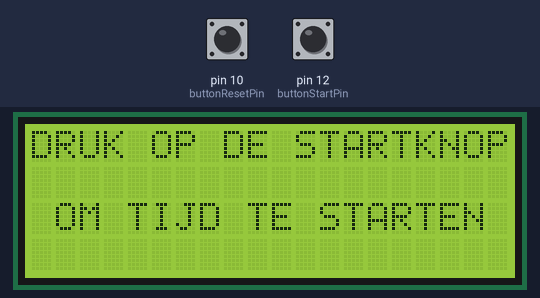
Simulated run of this sketch. Board: Arduino Uno, built with avr-gcc and run on an emulated ATmega328P. On the bench: 20×4 character LCD. The inputs (shaded band) are chosen by the test bench; at power-on: pin 12 (buttonStartPin) LOW, pin 10 (buttonResetPin) LOW.

Above: at 1.2 s.
1.3 s: pin 12 (buttonStartPin) pulled HIGH for 0.15 s
At 1.65 s:
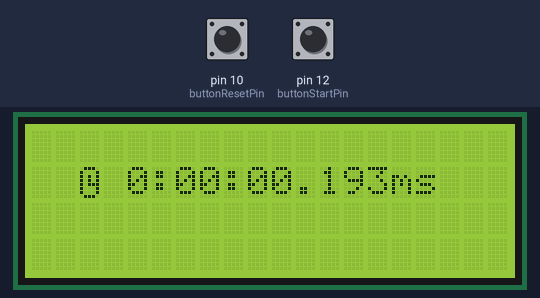
2.0 s: pin 12 (buttonStartPin) pulled HIGH for 1 s
At 3.1 s:
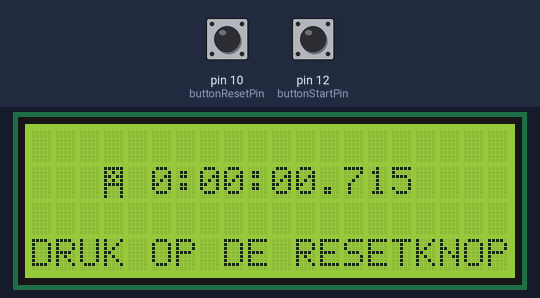
4.5 s: pin 10 (buttonResetPin) pulled HIGH for 0.15 s
At 5.6 s:
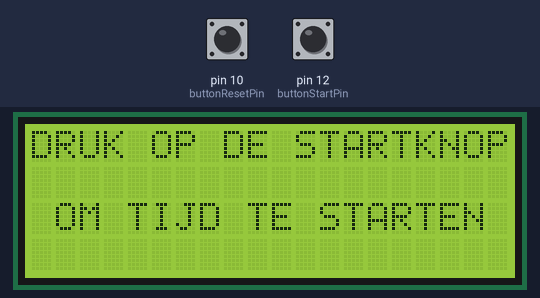
6.3 s: pin 12 (buttonStartPin) driven HIGH
At 6.92 s:
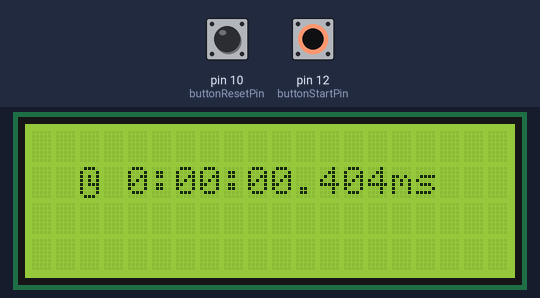
9.3 s: pin 10 (buttonResetPin) pulled HIGH for 1 s
At 10.68 s:
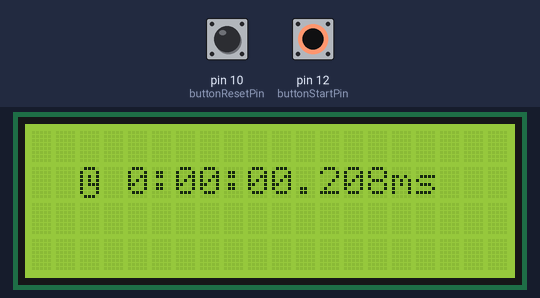
Timing chart, 0 to 11.9 s (numbered marks = the images above; inputs shaded):
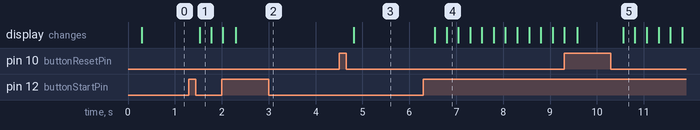

Measured:
- after the input at 1.3 s, the display: changes after 0.23 s (image 1)
- after the input at 2.0 s, the display: first differs from a run without the input after 0.30 s (image 2)
- after the input at 4.5 s, the display: changes after 0.31 s (image 3)
- after the input at 6.3 s, the display: first changes after 0.25 s (image 4 shows a later state)
- after the input at 9.3 s, the display: first differs from a run without the input after 0.28 s (image 5 shows a later state)

The sketch:

stopwatch-deel-3.ino
```cpp
/*
   Bas on Tech - Arduino tutorial
   https://arduino-lessen.nl

   PIN AANSLUITINGEN LCD

   SDA is serial data
   SCL is serial clock

   GND --> GND (wit)
   VCC --> 5V  (grijs)
   SDA --> A4  (rood)
   SCL --> A5  (blauw)

   I2C aansluitingen per Arduino:
   Uno, Ethernet    A4 (SDA), A5 (SCL)
   Mega2560         20 (SDA), 21 (SCL)
   Leonardo          2 (SDA),  3 (SCL)
   Due              20 (SDA), 21 (SCL) of SDA1, SCL1

*/

//// ALGEMEEN ////

// Variabele voor het aantal milliseconden sinds de Arduino is gestart
unsigned long currentMillis = 0;

//// LCD SCHERM ////

// Bibliotheek voor communicatie met I2C / TWI apparaten
#include <Wire.h>

// Bibliotheek voor het LCD scherm
#include <LiquidCrystal_I2C.h>

/*
   Stel hier in welke chip en foromaat LCD je hebt
   Gebruik 0x27 als je chip PCF8574 hebt van NXP
   Gebruik 0x3F als je chip PCF8574A hebt van Ti (Texas Instruments)
   De laatste twee getallen geven het formaat van je LCD aan
   bijvoorbeeld 20x4 of 16x2
*/
LiquidCrystal_I2C lcd(0x27, 20, 4);
//LiquidCrystal_I2C lcd(0x3F, 16, 2);

const int LCDWidth = 20;
const int LCDHeight = 4;

/*
   Deze iconen zijn online gemaakt met de LCD symbool generator op:
   https://maxpromer.github.io/LCD-Character-Creator/
*/
const byte clockIcon[] = {
  0x0E,
  0x11,
  0x15,
  0x15,
  0x17,
  0x11,
  0x11,
  0x0E
};

const byte finishFlagIcon[] = {
  0x1F,
  0x15,
  0x1B,
  0x15,
  0x1F,
  0x11,
  0x11,
  0x11
};

const int intervalLCD = 250;                // update het LCD scherm elke 250ms
unsigned long previousMillisLCD = 0;        // tijdstip in milliseconden van vorige LCD update

//// DRUKKNOPPEN ////
const int intervalButtonRead = 100;         // tijd in milliseconden tussen het uitlezen van de drukknop
unsigned long previousMillisButton = 0;     // tijdstip in milliseconden van vorig uitleesmoment van drukknop

const int buttonStartPin = 12;              // start/stop knop pin
int buttonStartState = LOW;                 // staat van de start/stop knop
int buttonStartStatePrevious = LOW;         // vorige staat van start/stop knop

const int buttonResetPin = 10;              // reset knop pin
int buttonResetState = LOW;                 // staat van de reset knop
int buttonResetStatePrevious = LOW;         // vorige staat van reset knop

bool redrawLCD = true;                      // geeft aan of het scherm moet worden bijgewerkt


//// STOPWATCH ////
bool stopWatchActive = false;                 // geeft aan of de stopwacht loopt
unsigned long stopWatchMillis = 0;          // tijdstip in milliseconden waarop stopwatch begon te lopen
unsigned long stopWatchTimeElapsed = 0;     // verstreken tijd in milliseconden sinds stopwatch begon te lopen

// Start de stopwatch
void stopWatchStart() {
  stopWatchMillis = currentMillis;
  stopWatchActive = true;
  redrawLCD = true;
}

// Stopt de stopwatch
void stopWatchStop() {
  stopWatchTimeElapsed = currentMillis - stopWatchMillis;
  stopWatchActive = false;
  redrawLCD = true;
}

// Reset de stopwatch
void stopWatchReset() {
  stopWatchActive = false;
  stopWatchMillis = 0;
  stopWatchTimeElapsed = 0;
  buttonStartState = LOW;
  buttonStartStatePrevious = LOW;
  buttonResetState = LOW;
  buttonResetStatePrevious = LOW;
  redrawLCD = true;
}

//// OPMAAK FUNCTIES ////

// Zorgt dat getallen onder de 10 een extra 0 krijgen dus 8 wordt 08, 1 wordt 01 etc.
String formatZeros(int number) {

  if (number < 10) {
    return "0" + String(number);
  } else {
    return String(number);
  }
}

// Maakt van de tijd in ms. een String bijv. "0:01:23.495" voor 0 uur, 1 minuut, 23 seconden en 495 honderdste.
String formatTimeToString(unsigned long time) {

  unsigned long timeSeconds = time / 1000;       // zet de milliseconden om in seconden door te delen door 1000
  int mSeconds = time % 1000;                    // de rest milliseconden wat nog overblijft na het delen

  int hours = timeSeconds / 3600;                // bereken de uren door te delen door 3600 (3600 seconden = 60 seconden x 60 minuten)
  int remainder = timeSeconds % 3600;            // bereken de overgebleven seconden door te rest-delen door 3600. (3600 seconden = 60 seconden x 60 minuten)

  int minutes = remainder / 60;                  // bereken de minuten door te delen door 60 (1 minuut = 60 seconden)
  int seconds = remainder % 60;                  // bereken de seconden door te rest-delen door 60 (1 minuut = 60 seconden)

  // Maak van 9 -> "009" en van 87 -> "087"
  if (mSeconds < 10) {
    mSeconds = "00" + mSeconds;
  } else if (mSeconds < 100) {
    mSeconds = "0" + mSeconds;
  }

  return String(hours) + ":" + formatZeros(minutes) + ":" + formatZeros(seconds) + "." + String(mSeconds);
}

/*
 * Rekent uit hoe veel ruimte je aan de zijkant moet overlaten om in het midden uit te komen
 * Stel je scherm is 20 breed, je tekst is 16 breed. Je wilt dan aan beide kanten 2 posities vrijhouden
 * Offset kun je gebruiken als je bijvoorbeeld voor je tekst nog een symbool zet.
 */
int getMarginForCenter(String text, int offset) {
  int margin = LCDWidth - (text.length() + offset);
  return margin / 2;
}

// Functie voor het uitlezen van de drukknop
void readButtonState() {

  // Als het tijdsverschil met de vorige uitlezing groter is dan intervalButtonRead
  if (currentMillis - previousMillisButton > intervalButtonRead) {

    // Lees de digitale waarden van de schakelaars (LOW/HIGH)
    buttonStartState = digitalRead(buttonStartPin);
    buttonResetState = digitalRead(buttonResetPin);

    // Als de start knop is ingedrukt
    if (buttonStartState == HIGH && buttonStartStatePrevious == LOW) {

      // Als de stopwatch nog niet loopt start deze. Loopt de stopwatch, stop deze.
      if (!stopWatchActive) {
        stopWatchStart();
      } else {
        stopWatchStop();
      }

      buttonStartStatePrevious = HIGH;

    }

    // Als de start knop wordt losgelaten en de stopwatch loopt
    if (buttonStartState == LOW && buttonStartStatePrevious == HIGH && stopWatchActive) {
      buttonStartStatePrevious = LOW;
    }

    // Als de reset knop wordt ingedrukt, reset de stopwatch
    if (buttonResetState == HIGH) {
      stopWatchReset();
    }

    // sla het huidige tijdstip op in previousMillisButton
    previousMillisButton = currentMillis;

  }
}


// Functie om het LCD scherm bij te werken
void updateLCD() {

  // Als het tijdsverschil met de vorige uitlezing groter is dan intervalLCD
  if (currentMillis - previousMillisLCD > intervalLCD) {

    if (redrawLCD || stopWatchActive) {

      lcd.clear();

      // Als de stopwacth niet loopt en de verstreken tijd is 0
      if (!stopWatchActive && stopWatchTimeElapsed == 0) {
        lcd.setCursor(0, 0);                 // zet de cursor op positie 1, regel 1
        lcd.print("DRUK OP DE STARTKNOP");
        lcd.setCursor(0, 2);                 // zet de cursor op positie 1, regel 3
        lcd.print(" OM TIJD TE STARTEN");
      }

      // Als de stopwatch loopt
      if (stopWatchActive) {

        // Bereken de verstreken tijd en maak deze op in het U:MM:SS.m formaat
        String formattedTime = formatTimeToString(currentMillis - stopWatchMillis);

        // Bereken het midden voor de tekst met getMarginForCenter(formattedTime, 4)
        // De offset van 4 komt door de volgende posities:
        // 1. het klok icoon
        // 2. de spatie achter het klok icoon
        // 3. de m van ms
        // 4. de s van ms
        lcd.setCursor(getMarginForCenter(formattedTime, 4), 1);

        lcd.write(0);                // teken het klok icoon van geheugenpositie 0
        lcd.print(" ");              // schrijf een spatie
        lcd.print(formattedTime);    // schrijf de verstreken tijd
        lcd.print("ms");             // schrijf ms
      }

      // Als de stopwatch is stop gezet
      if (!stopWatchActive && stopWatchTimeElapsed > 0) {

        // Bereken het midden voor de tekst met getMarginForCenter(formatTimeToString(stopWatchTimeElapsed), 2)
        // De offset van 2 komt door de volgende posities:
        // 1. het finish icoon
        // 2. de spatie achter het finish icoon
        lcd.setCursor(getMarginForCenter(formatTimeToString(stopWatchTimeElapsed), 2), 1);

        lcd.write(1);                                  // teken het finish icoon van geheugenpositie 0
        lcd.print(" ");                                // schrijf een spatie
        lcd.print(formatTimeToString(stopWatchTimeElapsed));   // schrijf de opgemaakte verstreken tijd
        lcd.setCursor(0, 3);                           // zet de cursor op positie 1, regel 4
        lcd.print("DRUK OP DE RESETKNOP");
      }

      redrawLCD = false;

    }

    // sla het huidige tijdstip op in previousMillisLCD
    previousMillisLCD = currentMillis;

  }

}

void setup() {
  Serial.begin(9600);                   // stel de seriële monitor in

  // LCD
  lcd.init();                           // initialiseer het LCD scherm
  lcd.backlight();                      // zet de backlight aan
  lcd.createChar(0, clockIcon);         // definieer een symbool in geheugen positie 0
  lcd.createChar(1, finishFlagIcon);    // definieer een symbool in geheugen positie 0

}

void loop() {

  currentMillis = millis();             // sla de huidige tijd op
  readButtonState();                    // lees de huidige staat van de drukknopen uit
  updateLCD();                          // werk het LCD scherm bij

}
```
